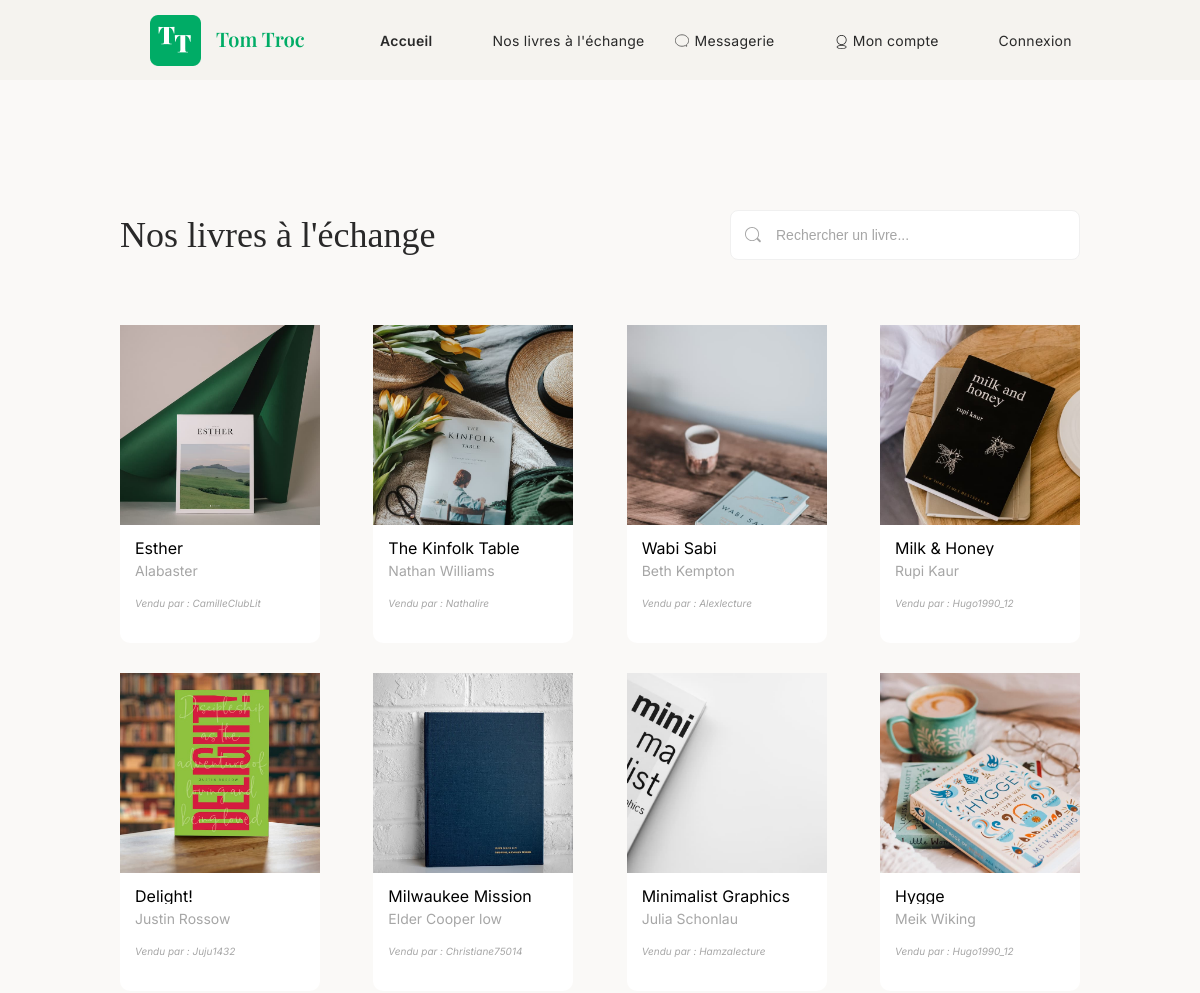
Before: /book/availableBooks (upper part) with the older database file.
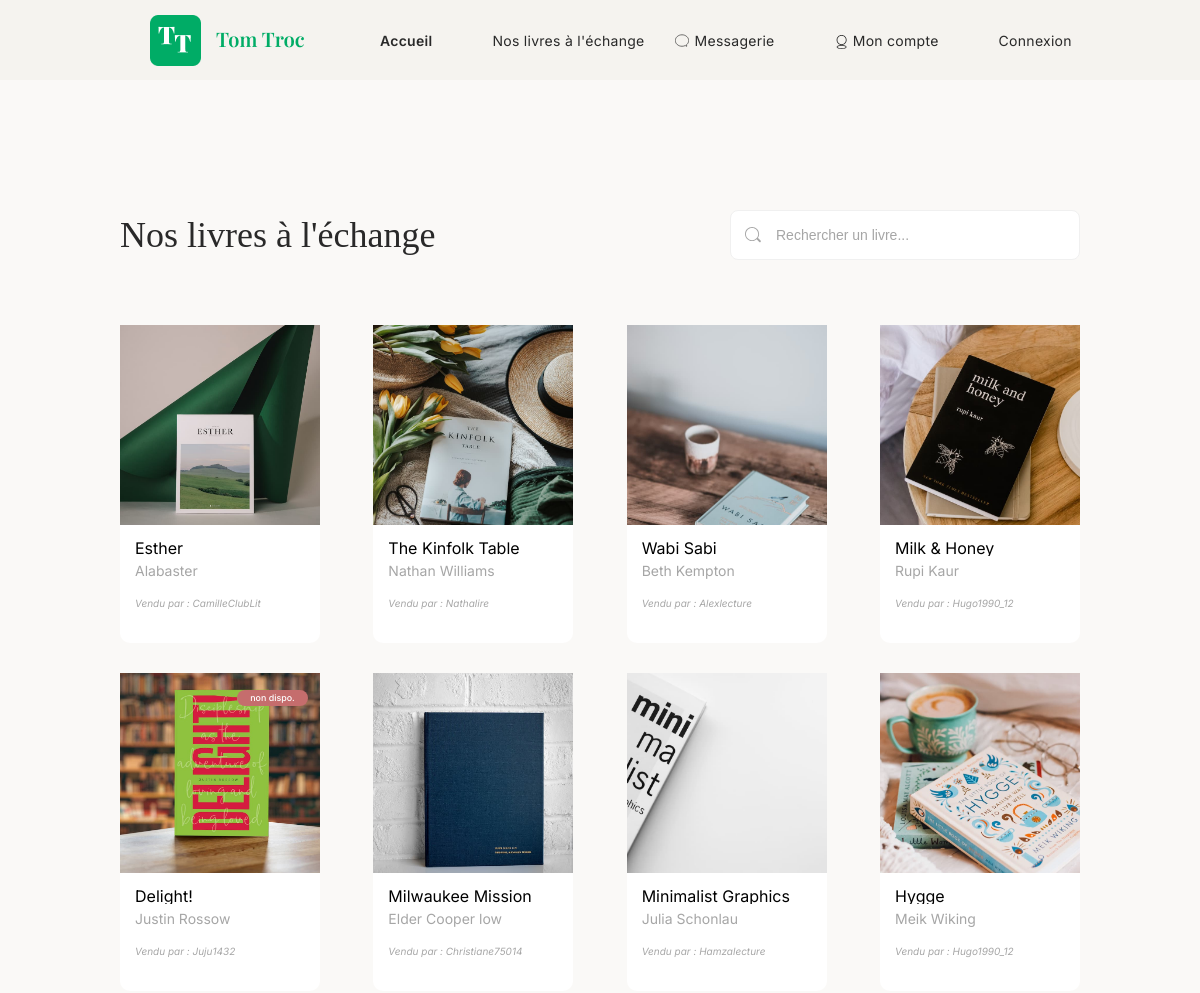
After: the same page with the newer database file.
### tables this page shows
CREATE TABLE `books` (
  `id` int(10) UNSIGNED NOT NULL,
  `user_id` int(10) UNSIGNED NOT NULL,
  `title` varchar(150) NOT NULL,
  `author` varchar(100) DEFAULT NULL,
  `description` text DEFAULT NULL,
  `image` varchar(255) DEFAULT NULL,
  `status` tinyint(4) NOT NULL DEFAULT 1,
  `created_at` datetime NOT NULL DEFAULT current_timestamp(),
  `updated_at` datetime DEFAULT NULL ON UPDATE current_timestamp()
);

CREATE TABLE `users` (
  `id` int(10) UNSIGNED NOT NULL,
  `pseudo` varchar(50) NOT NULL,
  `email` varchar(100) NOT NULL,
  `avatar` varchar(255) DEFAULT NULL,
  `password` varchar(255) NOT NULL,
  `created_at` datetime NOT NULL DEFAULT current_timestamp(),
  `updated_at` datetime DEFAULT NULL ON UPDATE current_timestamp()
);

### controllers/AbstractController.php (called while the page is built, shortened)
<?php
abstract class AbstractController {
    protected function render(string $viewPath, array $data = []): void {
        extract($data);
        require_once $viewPath;
    }
}

### index.php (called while the page is built, shortened)
<?php
require_once 'Autoload.php';
$router = new Router();
$router->routeRequest();

### models/BookManager.php (called while the page is built, shortened)
<?php
class BookManager extends AbstractManager
{
    public function findAll(): array
    {
        $dbConnection = $this->db->getConnection();
        $query = "SELECT books.*, users.pseudo, users.avatar
                  FROM books
                  JOIN users ON books.user_id = users.id
                  ORDER BY books.id DESC";
        $req = $dbConnection->prepare($query);
        $req->execute();
        $bookDTOs = [];
        while ($data = $req->fetch(PDO::FETCH_ASSOC)) {
            $book = new Book(
                $data['id'],
                $data['title'],
                $data['author'],
                $data['description'],
                $data['image'],
                $data['user_id'],
                $data['created_at'],
                $data['updated_at'],
                $data['status']
            );
            $bookDTOs[] = new BookWithOwnerDTO($book, $data['pseudo'], $data['avatar']);
        }
        return $bookDTOs;
    }
}

### Autoload.php (called while the page is built, shortened)
<?php
class Autoload
{
    public static function load(string $className): void
    {
        $baseDir = __DIR__ . '/';
        $directories = [
            'controllers/',
            'models/',
            'core/',
            'services/',
            '/'
        ];
        foreach ($directories as $directory) {
            $file = $baseDir . $directory . $className . '.php';
            if (file_exists($file)) {
                return;
            }
        }
    }
}

### models/BookWithOwnerDTO.php (called while the page is built, shortened)
<?php
class BookWithOwnerDTO
{
    private Book $book;
    private string $ownerPseudo;
    public function __construct(Book $book, string $ownerPseudo, string $ownerAvatar)
    {
        $this->book = $book;
        $this->ownerPseudo = $ownerPseudo;
    }
    public function getId(): ?int { return $this->book->getId(); }
    public function getTitle(): string { return $this->book->getTitle(); }
    public function getAuthor(): string { return $this->book->getAuthor(); }
    public function getImage(): string { return $this->book->getImage(); }
    public function getStatus(): int { return $this->book->getStatus(); }
    public function getPseudo(): string { return $this->ownerPseudo; }
}

### models/Book.php (called while the page is built, shortened)
<?php
class Book {
    private $id;
    private $title;
    private $author;
    private $image;
    private $status;
    public function __construct($id, $title, $author, $description, $image, $userId, $createdAt, $updatedAt, $status) {
        $this->id = $id ? (int)$id : null;
        $this->title = $title;
        $this->author = $author;
        $this->image = $image;
        $this->status = (int)$status;
    }
    public function getId(): ?int { return $this->id; }
    public function getTitle(): string { return $this->title; }
    public function getAuthor(): string { return $this->author; }
    public function getImage(): string { return $this->image ?: 'default-book.jpg'; }
    public function getStatus(): int { return $this->status; }
}

### views/books/availableBooks.php (the view, shortened to what this page needs)
<section class="available-books">
    <div class="available-books-container">
        <div class="books-header">
            <h1>Nos livres à l'échange</h1>
            <form class="search-bar" action="<?= ROOT ?>/book/search" method="POST" role="search" aria-label="Rechercher un livre">
                <div class="search-container">
                    <input type="search" id="search-book" name="q" placeholder="Rechercher un livre..." class="search-input" aria-labelledby="search-book-label">
                </div>
            </form>
        </div>
        <div class="books-grid">
            <?php foreach ($books as $book) : ?>
                <a href="<?= ROOT ?>/book/singleBook/<?= $book->getId() ?>" class="card-livre-link">
                    <div class="card-livre">
                        <img src="<?= ROOT ?>/public/img/cover/<?= htmlspecialchars($book->getImage() ?: 'default.jpg') ?>"
                             alt="Livre <?= htmlspecialchars($book->getTitle()) ?>" class="book-image">
                        <?php if ($book->getStatus() === 0): ?>
                            <span class="not-available">non dispo.</span>
                        <?php endif; ?>
                        <div class="card-content">
                            <p class="book-title"><?= htmlspecialchars($book->getTitle()) ?></p>
                            <p class="book-subtitle"><?= htmlspecialchars($book->getAuthor()) ?></p>
                            <p class="book-author">Vendu par : <?= htmlspecialchars($book->getPseudo()) ?></p>
                        </div>
                    </div>
                </a>
            <?php endforeach; ?>
        </div>
    </div>
</section>

Changed rows visible on the page:
changed books "Delight!": now shows "non dispo."
